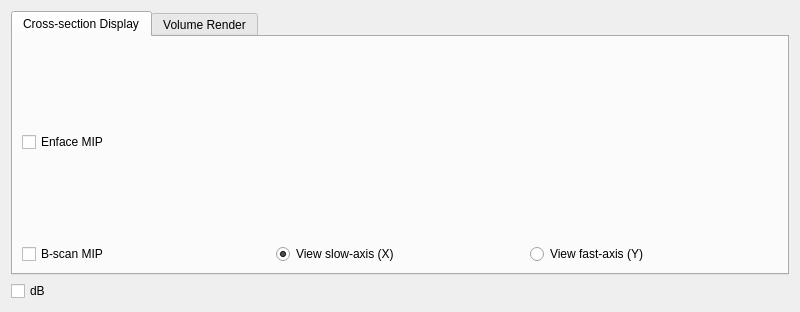
<?xml version="1.0" encoding="UTF-8"?>
<ui version="4.0">
 <class>DisplayWidget</class>
 <widget class="QWidget" name="DisplayWidget">
  <property name="geometry">
   <rect>
    <x>0</x>
    <y>0</y>
    <width>800</width>
    <height>312</height>
   </rect>
  </property>
  <property name="minimumSize">
   <size>
    <width>800</width>
    <height>0</height>
   </size>
  </property>
  <layout class="QGridLayout" name="layoutVisB">
   <item row="1" column="0">
    <widget class="QCheckBox" name="checkDb">
     <property name="toolTip">
      <string>If checked, applies 20*log10 transformation</string>
     </property>
     <property name="text">
      <string>dB</string>
     </property>
     <property name="checked">
      <bool>false</bool>
     </property>
    </widget>
   </item>
   <item row="0" column="0" colspan="4">
    <widget class="QTabWidget" name="tabDisplay">
     <property name="currentIndex">
      <number>0</number>
     </property>
     <widget class="QWidget" name="tab2D">
      <attribute name="title">
       <string>Cross-section Display</string>
      </attribute>
      <layout class="QVBoxLayout" name="verticalLayout">
       <item>
        <widget class="QWidget" name="EnfaceWidget" native="true"/>
       </item>
       <item>
        <widget class="QCheckBox" name="checkEnfaceMIP">
         <property name="text">
          <string>Enface MIP</string>
         </property>
        </widget>
       </item>
       <item>
        <widget class="QWidget" name="BScanWidget" native="true"/>
       </item>
       <item>
        <layout class="QHBoxLayout" name="layoutBScan">
         <item>
          <widget class="QCheckBox" name="checkBScanMIP">
           <property name="text">
            <string>B-scan MIP</string>
           </property>
          </widget>
         </item>
         <item>
          <widget class="QRadioButton" name="radioViewX">
           <property name="text">
            <string>View slow-axis (X)</string>
           </property>
           <property name="checked">
            <bool>true</bool>
           </property>
          </widget>
         </item>
         <item>
          <widget class="QRadioButton" name="radioViewY">
           <property name="text">
            <string>View fast-axis (Y)</string>
           </property>
          </widget>
         </item>
        </layout>
       </item>
      </layout>
     </widget>
     <widget class="QWidget" name="tab3D">
      <attribute name="title">
       <string>Volume Render</string>
      </attribute>
      <layout class="QGridLayout" name="gridLayout_2">
       <item row="0" column="0">
        <widget class="QWidget" name="VolumeWidget" native="true">
         <property name="autoFillBackground">
          <bool>true</bool>
         </property>
        </widget>
       </item>
      </layout>
     </widget>
    </widget>
   </item>
  </layout>
 </widget>
 <resources/>
 <connections/>
</ui>
